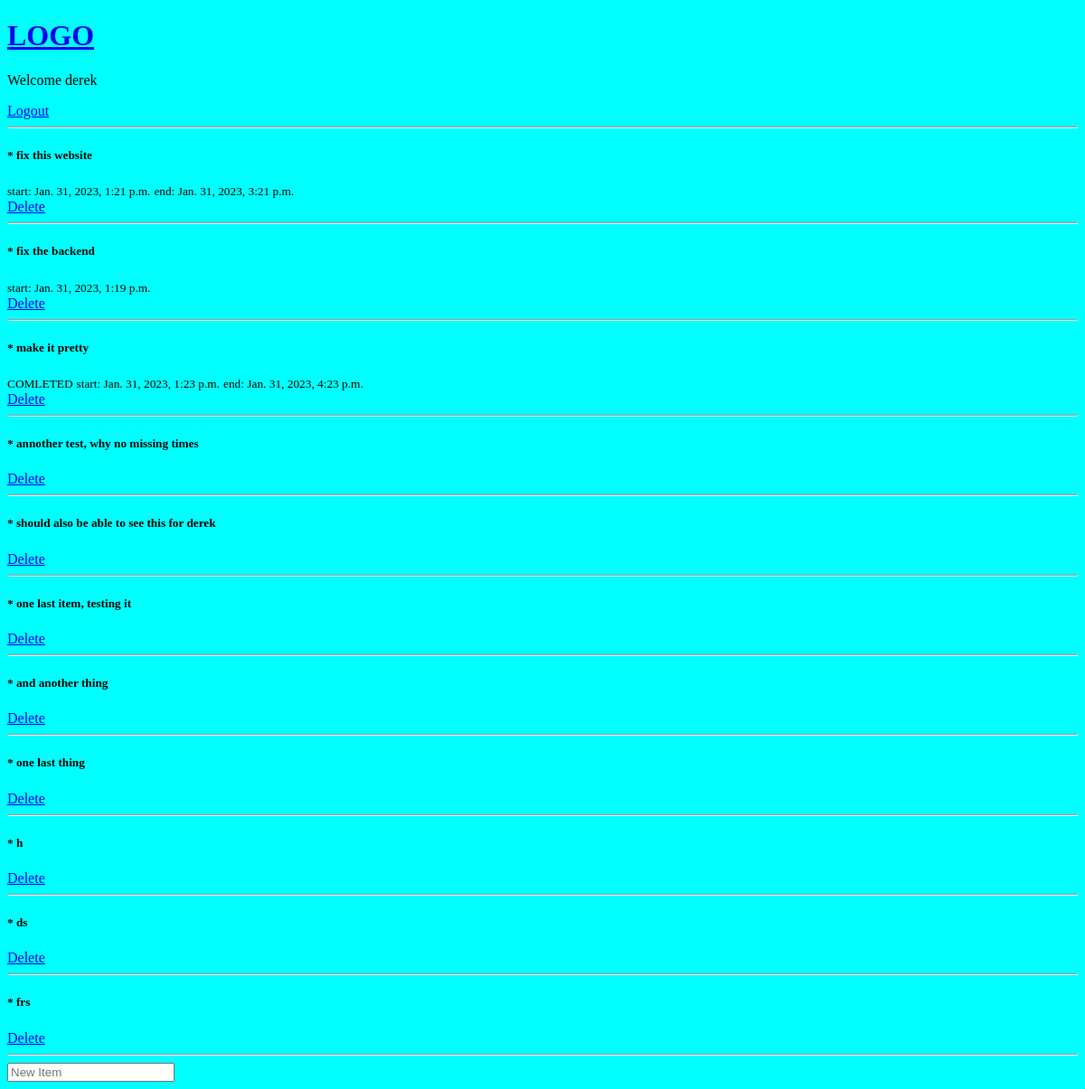
Before: / (signed in) with the older database file.
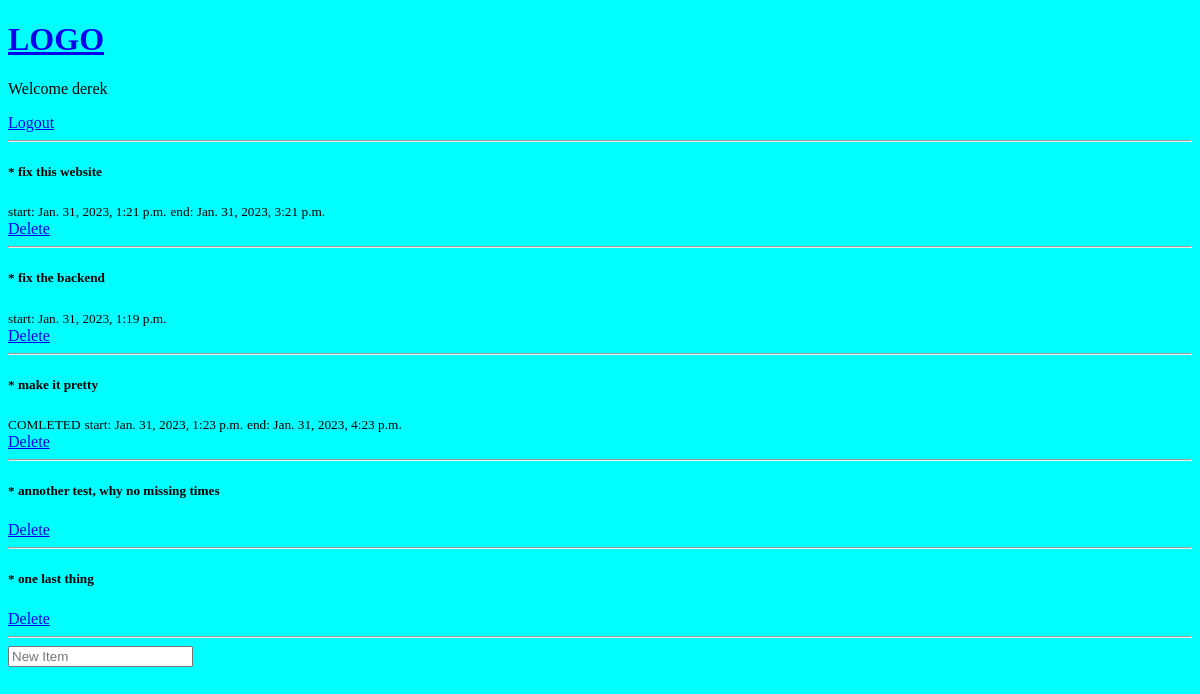
After: the same page with the newer database file.
### main/models.py (models this page shows, shortened)
class Item(models.Model):
    toDoList = models.ForeignKey(ToDoList, on_delete=models.CASCADE, null=True)
    text = models.CharField(max_length=300, null=True, blank=True)
    complete = models.BooleanField(default=False)
    startTime = models.DateTimeField(null=True, blank=True)
    endTime = models.DateTimeField(null=True, blank=True)

### main/views.py (the view)
# urls.py: path('', views.list1, name="main"),
def list1(request):
    toDoList = ToDoList.objects.filter(user=request.user)# gets queryset of all things
    if request.method == "POST":
        item = Item.objects.create(
            toDoList = toDoList[0],
            text = request.POST.get('new_item')
        )
        return redirect('/')
    all_Items = toDoList[0].item_set.all()
    for i in range(1,len(toDoList)):
        all_Items = all_Items.union(toDoList[i].item_set.all())
    context = {'toDo': all_Items}
    return render(request, "main/list.html", context)

### main/templates/main/list.html (shortened to what this page needs)
{% extends 'main.html' %}
{% block content %}
<div>
    <div>
        {% for item in toDo %}
            <div>
                <h5>  * {{item.text}}</h5>
                {% if item.complete %}
                    <small>COMLETED</small>
                {% endif %}
                {% if item.startTime %}
                    <small>start: {{item.startTime}}</small>
                {% endif %}
                {% if item.endTime %}
                    <small>end: {{item.endTime}}</small>
                {% endif %}
                <form method = 'POST' action="">
                    <a href="{% url 'delete-item' item.text %}">Delete</a>
                </form>
                <hr>
            </div>
        {% endfor %}
    </div>
    <div>
        <form method="POST" action="">
            <input type="Text" name="new_item" placeholder="New Item"/>
        </form>
    </div>
</div>
{% endblock content %}

### templates/main.html (shortened to what this page needs)
<!DOCTYPE html>
{% load static %}
<html lang="en">
<head>
    <link rel="stylesheet" type="text/css" media="screen" href="{% static 'styles/main.css' %}">
</head>
<body>
    {% include 'navbar.html' %}
    {% block content %}
    {% endblock %}
</body>
</html>

### templates/navbar.html
<a href="/">
    <h1>LOGO</h1>
</a>
{% if user.is_authenticated %}
<p>Welcome {{request.user}}</p>
{% endif %}
{% if request.user.is_authenticated %}
<a href="{% url 'logout' %}">Logout</a>
{% else %}
<a href="{% url 'login' %}">Login</a>
{% endif %}
<hr>

### static/styles/main.css (style rules this page uses)
body { background-color: aqua; }

Changed rows visible on the page:
removed Item: text "should also be able to see this for derek"
removed Item: text "one last item, testing it"
removed Item: text "and another thing"
removed Item: text "h"
removed Item: text "ds"
removed Item: text "frs"
